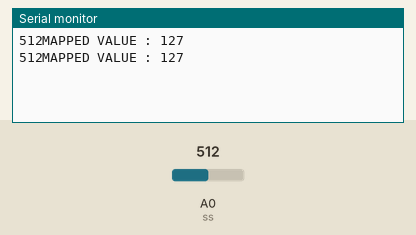
A sketch run on a simulated Arduino Mega 2560, built with avr-gcc and run on an emulated ATmega2560. Parts: the last lines printed to the serial monitor. The inputs (shaded band) are chosen by the test bench; at power-on: A0 (ss) = 512.

Above: at 1.8 s.
1.9 s: A0 (ss) set to 716
At 2.8 s:
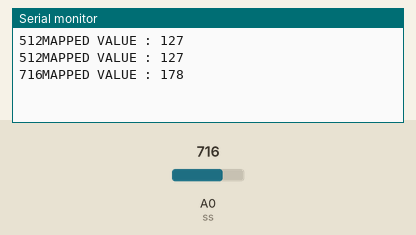
3.4 s: A0 (ss) set to 900
At 4.8 s:
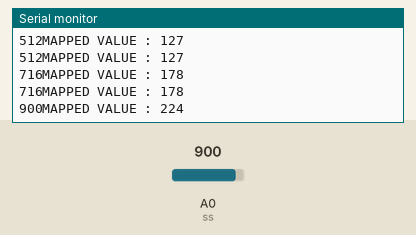
Timing chart, 0 to 6.4 s (numbered marks = the images above; inputs shaded):
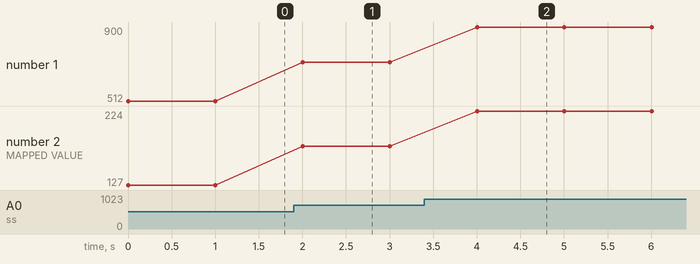

The sketch:

VR_PIN_0b00.ino
```cpp
const uint8_t ss {A0};

uint8_t FND[] = {
  ~0b11111100, ~0b01100000, //1은 HIGH
  ~0b11011010, ~0b11110010,
  ~0b01100110, ~0b10110110,
  ~0b10111110, ~0b11100000,
  ~0b11111110, ~0b11100110
  };

void setup() {
  // put your setup code here, to run once:
  pinMode(ss, INPUT);
  for(int i = 28; i <= 35; ++i)
  {
    pinMode(i, INPUT); //OUPUT 으로 써놔야 작동함
  }
  Serial.begin(115200UL);
}

void loop() {
  // put your main code here, to run repeatedly:
 /*
 for(int j = 0; j<=9; ++j){
    for(int i =2; i<=9; ++i){
      if(bitRead(FND[j], 9 - i)){
        digitalWrite(i+26, HIGH);
      } else {
        digitalWrite(i+26, LOW);
      }
    }delay(1000UL);
  }
*/

  int ss_value = analogRead(ss);
  Serial.print(ss_value);

  int mapped_value = map(ss_value, 0, 1023, 0, 255);
  Serial.print(F("MAPPED VALUE : "));
  Serial.println(mapped_value);
  delay(1000UL);
  //int i = mapped_value/8;
  //for (mapped_value = 0; mapped_value <= 255;) {

  //}

}
```

Measured:
- after the input at 1.9 s, the serial monitor: prints a new line after 0.10 s (image 1)
- after the input at 3.4 s, the serial monitor: prints a new line after 0.60 s (image 2)
- plotted number 1: 512 → 716 after the input at 1.9 s, 716 → 900 after the input at 3.4 s
- plotted number 2: 127 → 178 after the input at 1.9 s, 178 → 224 after the input at 3.4 s
